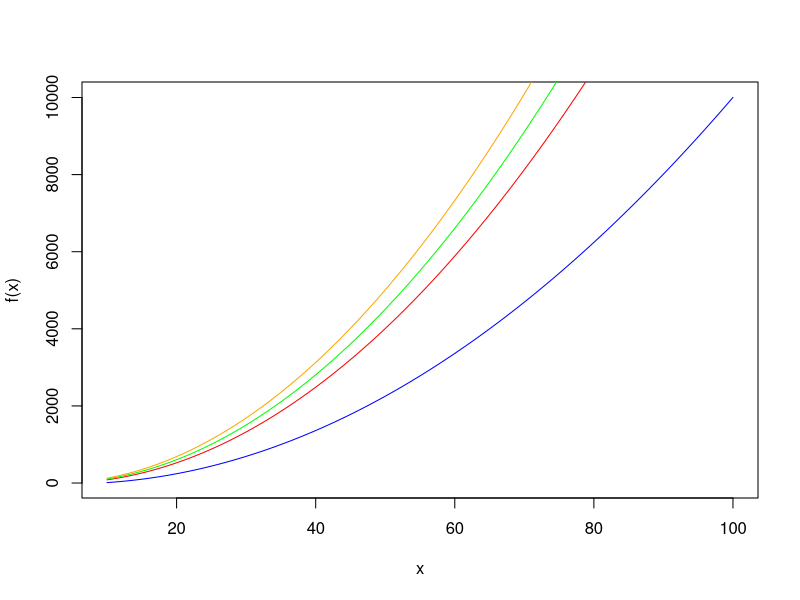

Here is the R script that generated this plot: (Note: this script raises an error after producing the figure.)
# f<-function(x) 2*x^2 + 10*x + 1
# g<-function(x) 2.8*x^2 + 5*x + 1
# h<-function(x) 3.6*x^2 + 1*x + 1
# curve(f,0,100,col="blue")
# curve(g,0,100,col="red", add=TRUE)
# curve(h,0,100,col="green", add=TRUE)
# 
# f1<-function(x) 2*x^2 + 50*x + 1
# f2<-function(x) 2*x^2 + 1*x + 1
# curve(f1,0,100,col="blue")
# curve(f2,0,100,col="red", add=TRUE)

#---------------------------------------------------------------------------

model<-function(F, N) {(0.01*N+1) * F^2 + (0.001*N-10) *F  + (0.02*N + 1)}

f<-function(F){ model(F, 10)}  # N=60
g<-function(F){ model(F, 80)}  # N=80
h<-function(F){ model(F, 100)}  # N=100
k<-function(F){ model(F, 120)}  # N=120

curve(f,10,100,col="blue")
curve(g,10,100,col="red", add=TRUE)
curve(h,10,100,col="green", add=TRUE)
curve(k,10,100,col="orange", add=TRUE)

inductances<-c()
frequencies<-c(10,20,28.5,40,50,66.6,100)
nTypes<-c(60, 80, 100, 120)
echs<-c()

for(k in 1:3){
  
  for(i in frequencies){
    
    for(j in nTypes){
      
      L<-model(i,j)
      inductances<-append(inductances, L)
      echs<-append(echs, k)
    }
    
  }
  
}

inductancesBruit<-round(inductances + (rnorm(7)+1)*2,2)
F<-rep(frequencies, 4)
N<-c(rep(nTypes[1],7), rep(nTypes[2],7), rep(nTypes[3],7),rep(nTypes[4],7))

data<-data.frame(echs, N, F, inductancesBruit, inductancesBruit)
colnames(data)[4] = "L"
write.csv(data,"./data/data.csv", row.names = FALSE)
